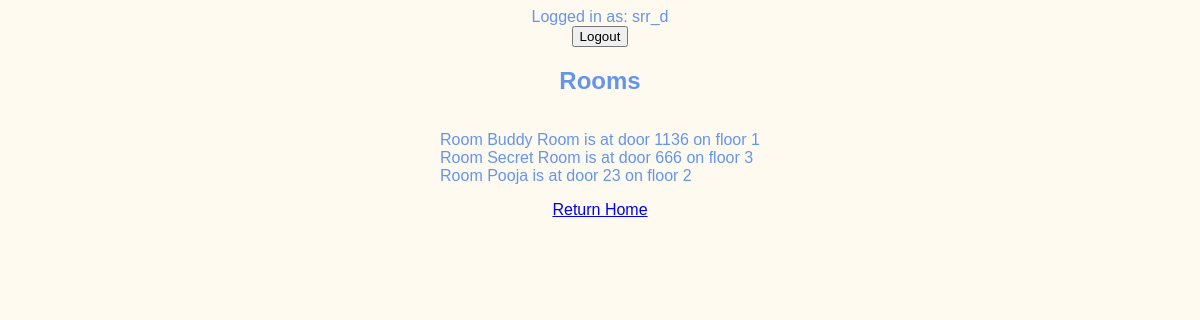
Page /meetings/rooms (signed in) on the committed database.
### meetings/models.py (models this page shows)
class Room(models.Model):
    name = models.CharField(max_length=50)
    floor = models.IntegerField()
    room_number = models.IntegerField()
    def __str__(self):
        return f"Room {self.name} is at door {self.room_number} on floor {self.floor}"

### meetings/views.py (the view)
# urls.py: path('rooms', views.rooms_list, name="rooms"),
@login_required
def rooms_list(request):
    return render(request, "meetings/rooms_list.html", {"rooms": Room.objects.all()})

### templates/meetings/rooms_list.html (shortened to what this page needs)
{% extends "base.html" %}
{% block content %}
    <h2>Rooms</h2>
    <ul>
        {% for room in rooms %}
        <li>
            {{room}}
        </li>
        {% endfor %}
    </ul>
    <a href="{% url 'welcome' %}">Return Home</a>
{% endblock %}

### templates/base.html (shortened to what this page needs)
{% load static %}
<!DOCTYPE html>
<html lang="en">
<head>
    <link rel="stylesheet" href="{% static 'website/style.css' %}">
</head>
<body>
    {% if user.is_authenticated %}
        Logged in as: {{ user.get_username }}
    <form method="post" action="{% url 'logout' %}" >
        <button type="submit">Logout</button>
    </form>
    {% else %}
    <a href="{% url 'login' %}">Login</a>
    {% endif %}
    {% block content %}
    {% endblock %}
</body>
</html>

### website/static/website/style.css (style rules this page uses)
body { font-family: sans-serif; color: cornflowerblue; background-color: floralwhite; display: flex; flex-direction: column; align-items: center; }
ul { list-style: none; padding: 0; }

### rows in the picture
Room: name+room_number+floor "Room Buddy Room is at door 1136 on floor 1"
Room: name+room_number+floor "Room Secret Room is at door 666 on floor 3"
Room: name+room_number+floor "Room Pooja is at door 23 on floor 2"

### other values in the picture
{{ user.get_username }} "srr_d"
